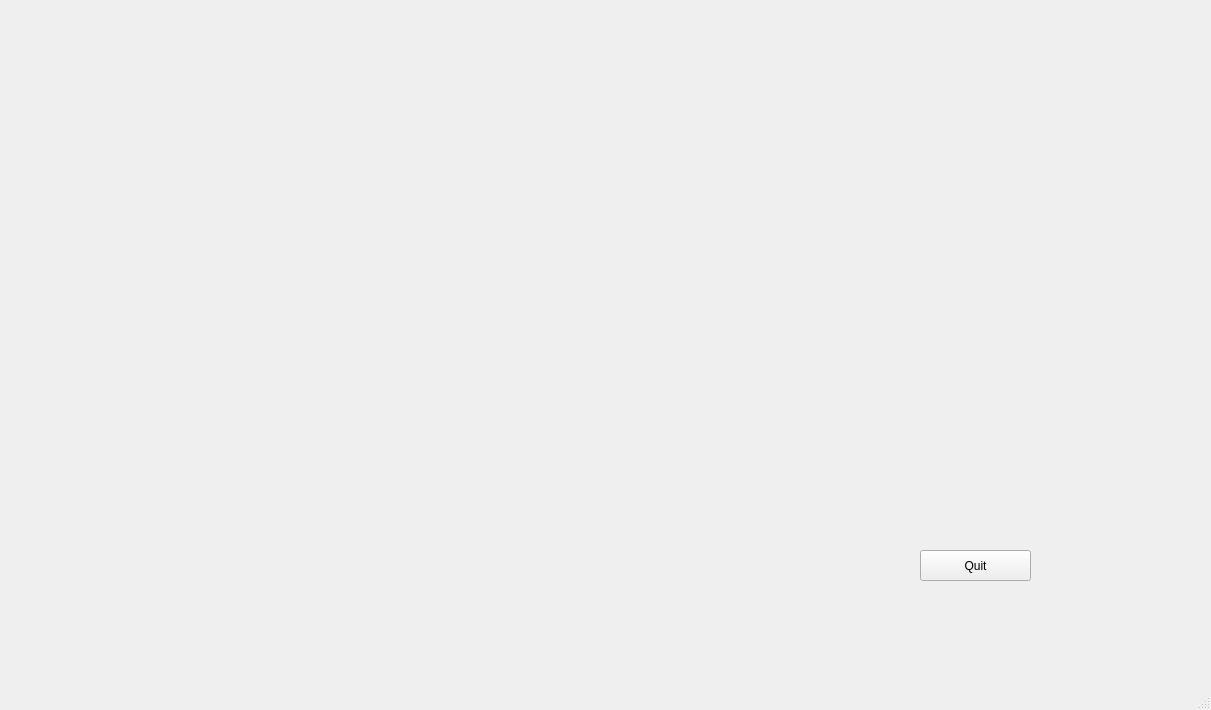
<?xml version="1.0" encoding="UTF-8"?>
<ui version="4.0">
 <class>MainWindow</class>
 <widget class="QMainWindow" name="MainWindow">
  <property name="geometry">
   <rect>
    <x>0</x>
    <y>0</y>
    <width>1211</width>
    <height>710</height>
   </rect>
  </property>
  <property name="windowTitle">
   <string>MainWindow</string>
  </property>
  <widget class="QWidget" name="centralwidget">
   <widget class="QLabel" name="label">
    <property name="enabled">
     <bool>true</bool>
    </property>
    <property name="geometry">
     <rect>
      <x>0</x>
      <y>0</y>
      <width>1191</width>
      <height>671</height>
     </rect>
    </property>
    <property name="autoFillBackground">
     <bool>true</bool>
    </property>
    <property name="text">
     <string/>
    </property>
   </widget>
   <widget class="QPushButton" name="pushButton">
    <property name="geometry">
     <rect>
      <x>500</x>
      <y>420</y>
      <width>301</width>
      <height>341</height>
     </rect>
    </property>
    <property name="autoFillBackground">
     <bool>false</bool>
    </property>
    <property name="styleSheet">
     <string notr="true">
background-color: transparent;
border-image: url(:/C:/Users/naths/Pictures/butui.png);
background: none;
border: none;
background-repeat: none;
background-size: 10px auto;
</string>
    </property>
    <property name="text">
     <string/>
    </property>
   </widget>
   <widget class="QPushButton" name="pushButton_2">
    <property name="geometry">
     <rect>
      <x>1120</x>
      <y>420</y>
      <width>301</width>
      <height>341</height>
     </rect>
    </property>
    <property name="styleSheet">
     <string notr="true">
background-color: transparent;
border-image: url(:/C:/Users/naths/Pictures/devbutt.png);
background: none;
border: none;
background-repeat: none;
background-size: 10px auto;
</string>
    </property>
    <property name="text">
     <string/>
    </property>
   </widget>
   <widget class="QPushButton" name="pushButton_3">
    <property name="geometry">
     <rect>
      <x>920</x>
      <y>550</y>
      <width>111</width>
      <height>31</height>
     </rect>
    </property>
    <property name="text">
     <string>Quit</string>
    </property>
   </widget>
  </widget>
  <widget class="QMenuBar" name="menubar">
   <property name="geometry">
    <rect>
     <x>0</x>
     <y>0</y>
     <width>1211</width>
     <height>26</height>
    </rect>
   </property>
  </widget>
  <widget class="QStatusBar" name="statusbar"/>
 </widget>
 <resources/>
 <connections>
  <connection>
   <sender>pushButton_3</sender>
   <signal>clicked()</signal>
   <receiver>label</receiver>
   <slot>close()</slot>
   <hints>
    <hint type="sourcelabel">
     <x>970</x>
     <y>578</y>
    </hint>
    <hint type="destinationlabel">
     <x>970</x>
     <y>555</y>
    </hint>
   </hints>
  </connection>
  <connection>
   <sender>label</sender>
   <signal>destroyed()</signal>
   <receiver>label</receiver>
   <slot>close()</slot>
   <hints>
    <hint type="sourcelabel">
     <x>964</x>
     <y>570</y>
    </hint>
    <hint type="destinationlabel">
     <x>964</x>
     <y>570</y>
    </hint>
   </hints>
  </connection>
 </connections>
</ui>
